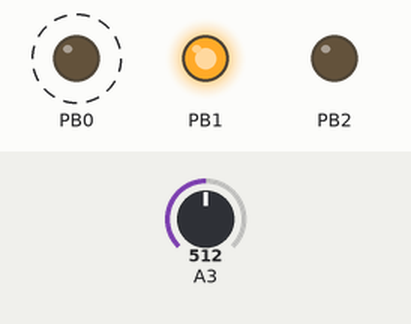
Recording of a sketch running on a simulated ATtiny85, built with avr-gcc and run on an emulated ATtiny85. Shown: output pins drawn as LEDs (lit = HIGH). Dashed ring = blinking. Inputs (shaded band) come from the test bench; at power-on: A3 = 512.

Above: at 2.3 s.
2.4 s: A3 set to 0
At 3.6 s:
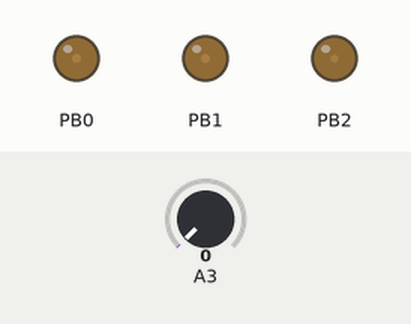
4.6 s: A3 set to 122
At 4.78 s:
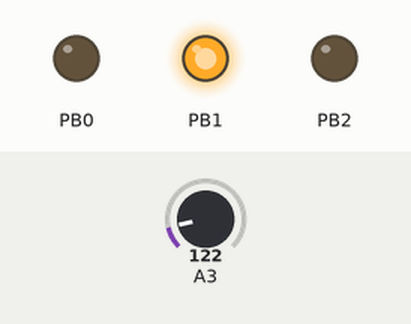
8.1 s: A3 set to 306
At 8.41 s:
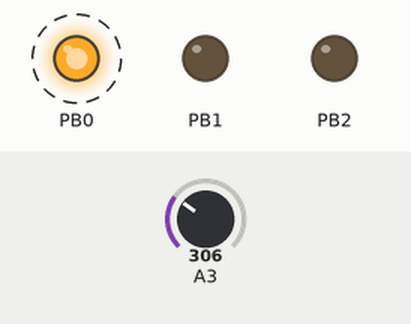
Timing chart, 0 to 17.6 s (numbered marks = the images above; inputs shaded):
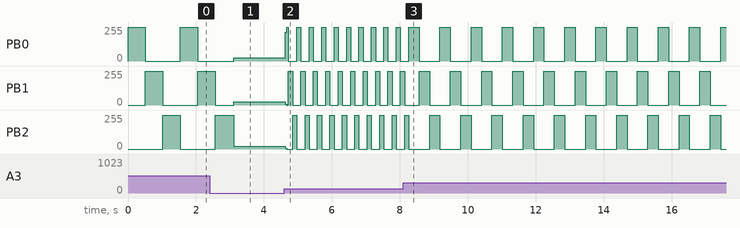

Measured:
- after the input at 4.6 s, PB0: 24/255 → 214/255 at once, then moves between 0/255 and 255/255, repeating every 1.1 s; PB2: 21/255 → 4/255 at once, then moves between 0/255 and 255/255, repeating every 1.1 s
- after the input at 8.1 s, PB0: alternates 255/255 for 0.31 s and 0/255 for 0.61 s, starting after 0.47 s
- by itself, PB0: alternates 255/255 for 0.51 s and 0/255 for 1.0 s
- by itself, PB1: repeats every 0.92 s: 255/255 0.31 s, 0/255 0.61 s

The sketch:

ATtiny85ADCandBlinkLED.ino
```cpp
// Project Description:
// This project will program an ATtiny85 flash 3 leds in sequence based on a potentiometer input
// This project can be found at https://www.instructables.com/Learn-How-to-Use-the-ATtiny85-in-UNDER-4-Minutes/

// Steps to gettting Arduino IDE Setup for ATtiny85 that already have bootloader on them
// 1. Go to File/Examples/11.ArduinoISP and click to open the example. Upload the program an Arduino Uno with the example code
//    and it is now an ISP programmer. We are using SPI serial protocol to program.
// 2. Open a new Sketch
// 3. Go to File/Preferences and in window paste the following into the "Additional Board Manager URL" section and click OK
//    https://raw.githubusercontent.com/damellis/attiny/ide-1.6.x-boards-manager/package_damellis_attiny_index.json
// 4. Go to Tool/Board:/Board Manager search for ATtiny and install
// 5. Go to Tools/Board and select ATtiny25/45/85
// 6. Go to Tools/Processor and select ATtiny85
// 7. Go to Tools/Clock and select 1Mhz
// 8. Go to Tools/COM Port and select the port for the Arduino Uno
// 9. Go to Tools/Programmer and select Arduino as ISP
// 10. Wire project up and then click to upload code

// Arduino as ISP Wiring:
// Vcc to Arduino 5v
// GND to Arduino GND
// PB5 to Arduino Digital 10
// PB0 to Arduino Digital 11
// PB1 to Arduino Digital 12
// PB2 to Arduino Digital 13

// ATtiny85 Wiring for Project:
// Vcc to Arduino 5v (or other power source)
// GND to Arduino GND
// PB0 to resistor to LED to GND
// PB1 to resistor to LED to GND
// PB2 to resistor to LED to GND
// PB3/ADC3 to middle of 10k pot for ADC input (10k pot has one outer side to 5v and the other to GND)

// Original Creater Comments:
// Written by Martin Vrana, 2017, you are free to modify this code
// Because the Attiny85 has only some statements that are guaraneed to work in every configuration,I wrote this code to utilize as many pins and make it interesting.
// Try other commands and modify this one if you want, but be wary that some code might not work.


int val = 0; //This integer variable will serve as a way to store the analog value aquired from the potentiometer

void setup() {
  //The pins set up to serve as Digital output pins for LED's
  pinMode(0, OUTPUT);
  pinMode(1, OUTPUT);
  pinMode(2, OUTPUT);
}

void loop() {
  //First the analog value on analog pin 3 is read and stored into val
  val = analogRead(3);

  //Then the first LED is turned on for the delay set by the potentiometer reading val
  digitalWrite(0, HIGH);
  delay(val);
  digitalWrite(0, LOW);

  //After that the LED is turned off, and the process repeats
  digitalWrite(1, HIGH);
  delay(val);
  digitalWrite(1, LOW);

  digitalWrite(2, HIGH);
  delay(val);
  digitalWrite(2, LOW);
}
```
